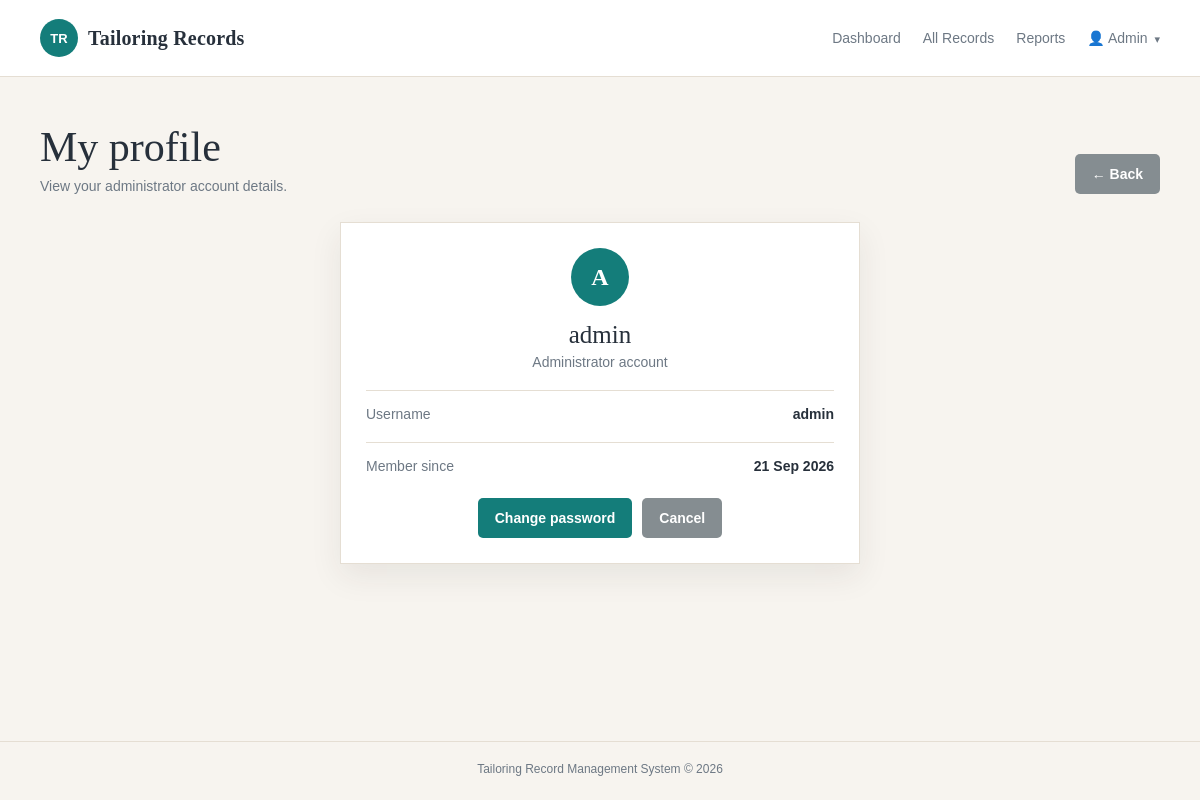
The app's page /profile.php (signed in) with its own data.
### tables this page shows
CREATE TABLE IF NOT EXISTS users (
    id INT UNSIGNED AUTO_INCREMENT PRIMARY KEY,
    username VARCHAR(50) NOT NULL UNIQUE,
    password_hash VARCHAR(255) NOT NULL,
    created_at TIMESTAMP DEFAULT CURRENT_TIMESTAMP
);

### includes/functions.php (called while the page is built, shortened)
<?php
function e(?string $value): string
{
    return htmlspecialchars($value ?? '', ENT_QUOTES, 'UTF-8');
}
function formatDate(?string $date): string
{
    return $date ? date('d M Y', strtotime($date)) : '-';
}

### profile.php (the view, shortened to what this page needs)
<?php
require __DIR__ . '/config/database.php';
require __DIR__ . '/includes/functions.php';
$statement = $pdo->prepare('SELECT username, created_at FROM users WHERE id = ? LIMIT 1');
$statement->execute([$_SESSION['user_id']]);
$user = $statement->fetch();
require __DIR__ . '/includes/header.php';
?>
<section class="page-heading">
    <div><h1>My profile</h1><p class="subtitle">View your administrator account details.</p></div>
    <a class="button button-muted" href="index.php">&larr; Back</a>
</section>
<section class="panel form-panel profile-card">
    <div class="profile-avatar"><?= e(strtoupper(substr($user['username'], 0, 1))) ?></div>
    <h2><?= e($user['username']) ?></h2>
    <p class="subtitle">Administrator account</p>
    <div class="profile-detail"><span>Username</span><strong><?= e($user['username']) ?></strong></div>
    <div class="profile-detail"><span>Member since</span><strong><?= formatDate($user['created_at']) ?></strong></div>
    <div class="form-actions"><a class="button" href="change_password.php">Change password</a><a class="button button-muted" href="index.php">Cancel</a></div>
</section>
<?php require __DIR__ . '/includes/footer.php'; ?>

### assets/css/style.css (style rules this page uses)
:root { --ink: #27303b; --muted: #6d7884; --paper: #f7f4ef; --white: #ffffff; --line: #e5ded3; --teal: #147d7a; --teal-dark: #0d625f; --coral: #dc7259; --gold: #d6a33d; --shadow: 0 12px 30px rgba(46, 43, 36, 0.08); }
* { box-sizing: border-box; }
body { margin: 0; color: var(--ink); background: var(--paper); font-family: Georgia, 'Times New Roman', serif; }
a { color: inherit; text-decoration: none; }
.button { display: inline-block; border: 0; border-radius: 5px; padding: 12px 17px; color: white !important; background: var(--teal); cursor: pointer; font: bold 14px Arial, sans-serif; }
.button-muted { background: #858d91; }
.page-heading { display: flex; justify-content: space-between; align-items: end; gap: 20px; margin-bottom: 28px; }
h1 { margin: 0 0 7px; font-size: clamp(28px, 4vw, 42px); font-weight: normal; }
h2 { margin: 0; font-size: 25px; font-weight: normal; }
.subtitle, .hint { margin: 0; color: var(--muted); font: 14px Arial, sans-serif; }
.panel { padding: 25px; border: 1px solid var(--line); background: var(--white); box-shadow: var(--shadow); }
.form-panel { max-width: 760px; margin: 0 auto; }
.form-actions { display: flex; gap: 10px; margin-top: 24px; }
.profile-card { max-width: 520px; text-align: center; }
.profile-avatar { display: grid; place-items: center; width: 58px; height: 58px; margin: 0 auto 15px; border-radius: 50%; color: white; background: var(--teal); font: bold 24px Georgia, serif; }
.profile-card h2 { margin-bottom: 5px; }
.profile-detail { display: flex; justify-content: space-between; margin-top: 20px; padding-top: 15px; border-top: 1px solid var(--line); text-align: left; font: 14px Arial, sans-serif; }
.profile-detail span { color: var(--muted); }
.profile-card .form-actions { justify-content: center; }

### records on screen
users: username "A", username "admin", created_at "21 Sep 2026"
